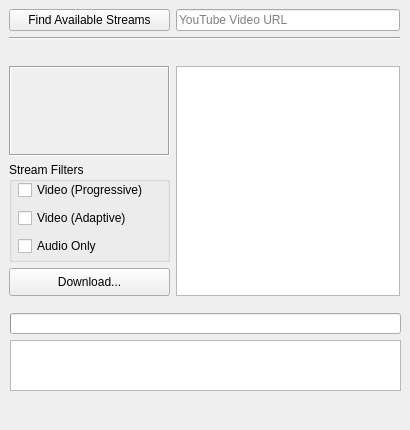
<?xml version="1.0" encoding="UTF-8"?>
<ui version="4.0">
 <class>main_window</class>
 <widget class="QMainWindow" name="main_window">
  <property name="geometry">
   <rect>
    <x>0</x>
    <y>0</y>
    <width>410</width>
    <height>430</height>
   </rect>
  </property>
  <property name="sizePolicy">
   <sizepolicy hsizetype="Fixed" vsizetype="Fixed">
    <horstretch>0</horstretch>
    <verstretch>0</verstretch>
   </sizepolicy>
  </property>
  <property name="minimumSize">
   <size>
    <width>410</width>
    <height>430</height>
   </size>
  </property>
  <property name="maximumSize">
   <size>
    <width>410</width>
    <height>430</height>
   </size>
  </property>
  <property name="windowTitle">
   <string>YouTube Video Downloader</string>
  </property>
  <widget class="QWidget" name="central_widget">
   <widget class="QWidget" name="gridLayoutWidget">
    <property name="geometry">
     <rect>
      <x>9</x>
      <y>9</y>
      <width>391</width>
      <height>291</height>
     </rect>
    </property>
    <layout class="QGridLayout" name="grid_layout">
     <item row="4" column="0">
      <widget class="QPushButton" name="button_download">
       <property name="minimumSize">
        <size>
         <width>161</width>
         <height>28</height>
        </size>
       </property>
       <property name="maximumSize">
        <size>
         <width>161</width>
         <height>28</height>
        </size>
       </property>
       <property name="text">
        <string>Download...</string>
       </property>
      </widget>
     </item>
     <item row="3" column="1" rowspan="2">
      <widget class="QTreeView" name="tree_view"/>
     </item>
     <item row="0" column="0">
      <widget class="QPushButton" name="button_find">
       <property name="text">
        <string>Find Available Streams</string>
       </property>
      </widget>
     </item>
     <item row="1" column="0" colspan="2">
      <widget class="Line" name="separator">
       <property name="orientation">
        <enum>Qt::Horizontal</enum>
       </property>
      </widget>
     </item>
     <item row="3" column="0">
      <layout class="QGridLayout" name="grid_layout_inner">
       <item row="1" column="0" colspan="2">
        <widget class="QGroupBox" name="group_box">
         <property name="minimumSize">
          <size>
           <width>161</width>
           <height>100</height>
          </size>
         </property>
         <property name="maximumSize">
          <size>
           <width>161</width>
           <height>100</height>
          </size>
         </property>
         <property name="title">
          <string>Stream Filters</string>
         </property>
         <widget class="QWidget" name="verticalLayoutWidget_3">
          <property name="geometry">
           <rect>
            <x>9</x>
            <y>16</y>
            <width>141</width>
            <height>81</height>
           </rect>
          </property>
          <layout class="QVBoxLayout" name="vertical_layout">
           <item>
            <widget class="QCheckBox" name="check_box_progressive">
             <property name="text">
              <string>Video (Progressive)</string>
             </property>
            </widget>
           </item>
           <item>
            <widget class="QCheckBox" name="check_box_adaptive">
             <property name="text">
              <string>Video (Adaptive)</string>
             </property>
            </widget>
           </item>
           <item>
            <widget class="QCheckBox" name="check_box_audio">
             <property name="text">
              <string>Audio Only</string>
             </property>
            </widget>
           </item>
          </layout>
         </widget>
        </widget>
       </item>
       <item row="0" column="0" colspan="2">
        <widget class="QLabel" name="label_image">
         <property name="sizePolicy">
          <sizepolicy hsizetype="Preferred" vsizetype="Preferred">
           <horstretch>0</horstretch>
           <verstretch>0</verstretch>
          </sizepolicy>
         </property>
         <property name="minimumSize">
          <size>
           <width>161</width>
           <height>90</height>
          </size>
         </property>
         <property name="maximumSize">
          <size>
           <width>161</width>
           <height>90</height>
          </size>
         </property>
         <property name="autoFillBackground">
          <bool>false</bool>
         </property>
         <property name="styleSheet">
          <string notr="true"/>
         </property>
         <property name="frameShape">
          <enum>QFrame::Box</enum>
         </property>
         <property name="frameShadow">
          <enum>QFrame::Sunken</enum>
         </property>
         <property name="text">
          <string/>
         </property>
        </widget>
       </item>
      </layout>
     </item>
     <item row="0" column="1">
      <widget class="QLineEdit" name="line_edit_url">
       <property name="placeholderText">
        <string>YouTube Video URL</string>
       </property>
      </widget>
     </item>
     <item row="2" column="0" colspan="2">
      <widget class="QLabel" name="label_title">
       <property name="sizePolicy">
        <sizepolicy hsizetype="Preferred" vsizetype="Fixed">
         <horstretch>0</horstretch>
         <verstretch>0</verstretch>
        </sizepolicy>
       </property>
       <property name="text">
        <string/>
       </property>
      </widget>
     </item>
    </layout>
   </widget>
   <widget class="QPlainTextEdit" name="log">
    <property name="geometry">
     <rect>
      <x>10</x>
      <y>340</y>
      <width>391</width>
      <height>51</height>
     </rect>
    </property>
   </widget>
   <widget class="QProgressBar" name="progress_bar">
    <property name="geometry">
     <rect>
      <x>10</x>
      <y>313</y>
      <width>391</width>
      <height>21</height>
     </rect>
    </property>
    <property name="value">
     <number>0</number>
    </property>
    <property name="alignment">
     <set>Qt::AlignCenter</set>
    </property>
    <property name="textVisible">
     <bool>false</bool>
    </property>
    <property name="orientation">
     <enum>Qt::Horizontal</enum>
    </property>
    <property name="invertedAppearance">
     <bool>false</bool>
    </property>
    <property name="textDirection">
     <enum>QProgressBar::TopToBottom</enum>
    </property>
   </widget>
  </widget>
  <widget class="QMenuBar" name="menu_bar">
   <property name="geometry">
    <rect>
     <x>0</x>
     <y>0</y>
     <width>410</width>
     <height>18</height>
    </rect>
   </property>
  </widget>
  <widget class="QStatusBar" name="status_bar">
   <property name="sizeGripEnabled">
    <bool>false</bool>
   </property>
  </widget>
 </widget>
 <resources/>
 <connections/>
</ui>
